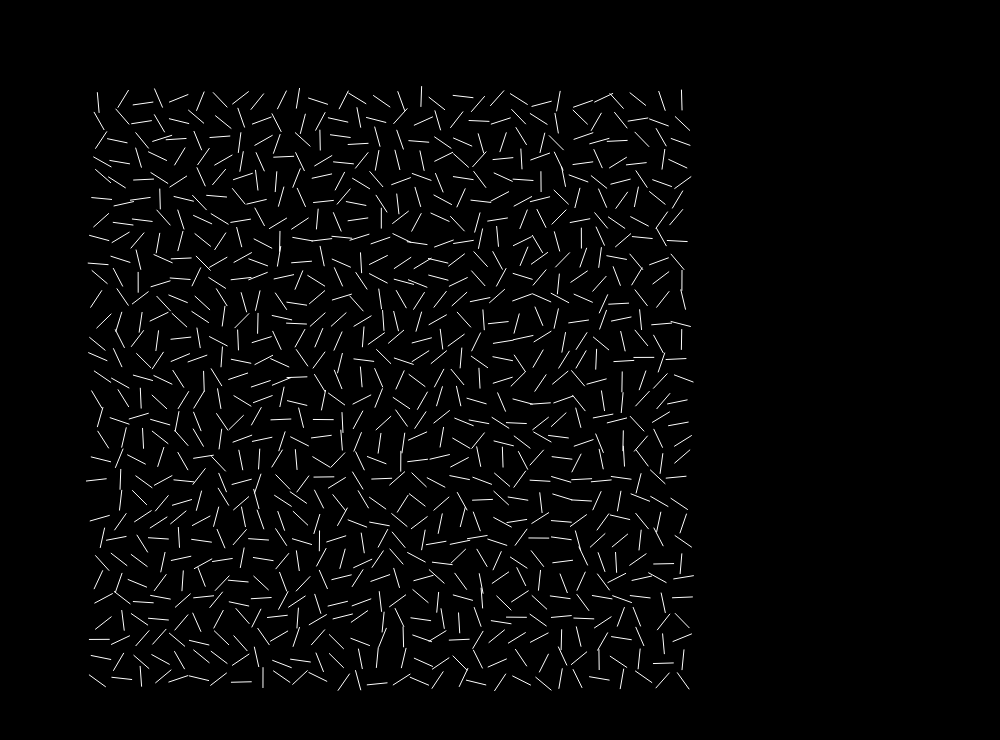
Frame 1 (no input)
Frame 60 (no input): identical to frame 1, image omitted
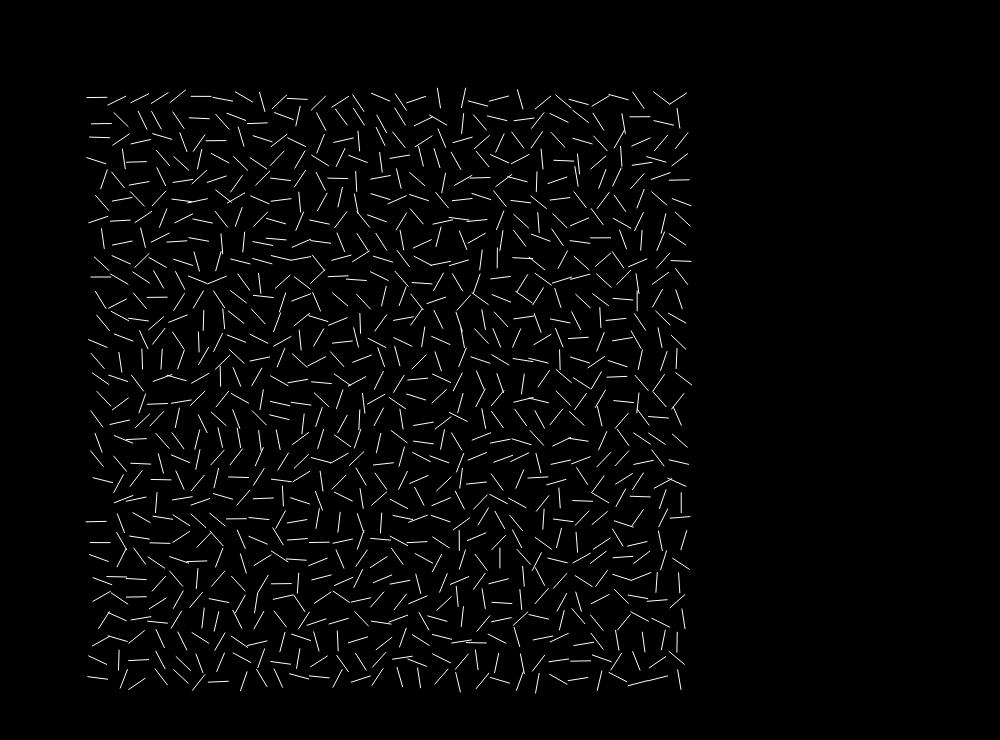
Frame 120 (the mouse pressed at the canvas centre since frame 60)

The p5.js sketch that drew these frames (run headless with seeded random() and noise() and a simulated clock; from frame 60 on, the mouse is pressed at the canvas centre):

// p5.js sketch
// ── sketch.js
function setup() {
  createCanvas(1000, 740);
}

function draw() {
  background(0);
  stroke(255);
  
  randomSeed(mouseX * 10000);
  
  for (var i = 0; i < 30; i++) {
    for (var j = 0; j < 30; j++) {
      var randomAngle = random(0, TWO_PI);
      
      var origin = createVector(100 + 20 * i, 100 + j * 20);
      var direction = createVector(cos(randomAngle), sin(randomAngle));
      
      var amountRandom = 4;
      origin.add(createVector(random(-amountRandom, amountRandom), random(-amountRandom, amountRandom)));
      
      var a = p5.Vector.add(origin, p5.Vector.mult(direction, 10));
      var b = p5.Vector.sub(origin, p5.Vector.mult(direction, 10))
      
      if (noise(i/10.0, j/10.0) > map(100, 0, width, 0, 1)) {
        line(a.x, a.y, b.x, b.y);
      }
    }
  }
}
